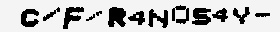
#> input picture data/lv_generate_image/train/0.jpg, 280 x 32 px, given as the content of the folder /pc/work/test_python/test/OCR/Train/data/image/others/number, which was not available
$ python 'OCR图片合成_图片缩放不同大小.py'
#> lines starting #> are read from the running program, lines starting #| are printed output that depends on the picture; pictures that were not available may be replaced by others from this repository, and a replacement may not be noted
import os
import cv2 as cv
import numpy as np
import random

number_classes_dir = r'F:\pc\work\test_python\test\OCR\Train\data\image\others\number'   #数字图片文件夹
#所有标签
number_dir_list = os.listdir(number_classes_dir)

flag = 'train'    #train // test

if flag == 'train':
    image_save_path = r'F:\pc\work\test_python\test\OCR\Train\data\lv_generate_image\train'    #合成图片保存的文件夹，train // test
    label_txt = r'F:\pc\work\test_python\test\OCR\Train\data\lv_generate_txt\train_label_20200702.txt'      #图片的标签 train.txt // test.txt
    generate_image_num = 500
elif flag == 'test':
    image_save_path = r'F:\pc\work\test_python\test\OCR\Train\data\lv_generate_image\test'  # 合成图片保存的文件夹，train // test
    label_txt = r'F:\pc\work\test_python\test\OCR\Train\data\lv_generate_txt\test_label_20200702.txt'  # 图片的标签 train.txt // test.txt
    generate_image_num = 2500   #生成的图片数量

## 图片旋转
def rotate_bound(image, angle):
    # 获取宽高
    (h, w) = image.shape[:2]
    (cX, cY) = (w // 2, h // 2)

    # 提取旋转矩阵 sin cos
    M = cv.getRotationMatrix2D((cX, cY), -angle, 1.0)
    cos = np.abs(M[0, 0])
    sin = np.abs(M[0, 1])

    # 计算图像的新边界尺寸
    nW = int((h * sin) + (w * cos))
    #     nH = int((h * cos) + (w * sin))
    nH = h

    # 调整旋转矩阵
    M[0, 2] += (nW / 2) - cX
    M[1, 2] += (nH / 2) - cY

    return cv.warpAffine(image, M, (nW, nH), flags=cv.INTER_CUBIC, borderMode=cv.BORDER_REPLICATE)

#将数字图片与标签保存在字典中
dic_all_classes = {}
#遍历所有的标签
for number_dir in number_dir_list:
    #具体标签路径
    number_class_dir = os.path.join(number_classes_dir, number_dir)
    image_list = os.listdir(number_class_dir)
    #遍历标签下的所有图片
    for image in image_list:
        image_full_name = os.path.join(number_class_dir, image)
        #读取图片
        number_image = cv.imread(image_full_name,0)  #灰度读取
#> number_image is the input picture: shape (32, 280); min 0, max 252, mean 193.4
        #将图片保存到字典中
        if number_dir not in dic_all_classes:
            dic_all_classes[number_dir] = []
            dic_all_classes[number_dir].append(number_image)
        else:
            dic_all_classes[number_dir].append(number_image)

#字典中所有的key
dic_all_classes_keys = list(dic_all_classes.keys())

"""
根据数字图片与背景，合成图片，并且保存图片与标签
"""
for idx in range(generate_image_num):
    FLAG = False
    # 读取背景，并且resize
    image2 = cv.imread(r'./bg.jpg',0)
    height_bg, width_bg = image2.shape
#> height_bg = 32; width_bg = 280
    h_bg = random.randint(32,48)
    w_bg = int((280 / 32.0) * h_bg)
    image2 = cv.resize(image2,(w_bg,h_bg)).reshape(h_bg,w_bg)
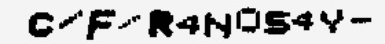
#> image2: shape (44, 385); min 0, max 248, mean 193.3
    # h_bg = 32
    # w_bg = 280
    # image2 = cv.resize(image2, (280, 32)).reshape(32, 280)

    #第一张图片开始位置
    start_width = random.randint(5,70)
    start_height = random.randint(0,h_bg-32)
    end_width = 0
    words = ''
    for i in range(12):
        #随机选取一张数字图片，并且resize
        a = random.choice(dic_all_classes_keys)
        a_images = os.listdir(os.path.join(number_classes_dir,a))
        b = random.randint(0,len(a_images)-1)
        hehght,width = dic_all_classes[a][b].shape
        h = 32
        w = int(width / hehght * 32)

        #图片旋转
        angels = np.random.randint(-2, 2)
        image = rotate_bound(dic_all_classes[a][b],angels)
#> in rotate_bound, `return cv.warpAffine(image, M, (nW, nH), flags=cv.INTER_CUBIC, borderM..`:
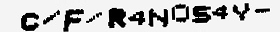
#> returned value: shape (32, 280); min 0, max 255, mean 194.1
        image = cv.resize(image,(w,h))
        image = image.reshape((h,w))

        #将数字图片与背景融合
        if start_width+w >= w_bg:
            FLAG = True
            continue
        image2[start_height:start_height+32,start_width:start_width+w] = image
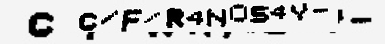
#> image2: shape (44, 385); min 0, max 255, mean 205.8

        start_width = start_width+w
        #保存标签
        words = words + a

    if FLAG:
        continue
    # [16 lines of commented-out code are left out]
    image2 = cv.resize(image2,(280,32))

    #图片及标签保存
    if not os.path.exists(image_save_path):
        os.makedirs(image_save_path)
    image_save_full_name = os.path.join(image_save_path,str(idx)+'#1_.jpg')
    print(idx)
    cv.imwrite(image_save_full_name, image2)
    with open(label_txt,'a') as f:
        line = str(idx)+'#1_.jpg' + ' ' + words + '\n'
        f.write(line)
